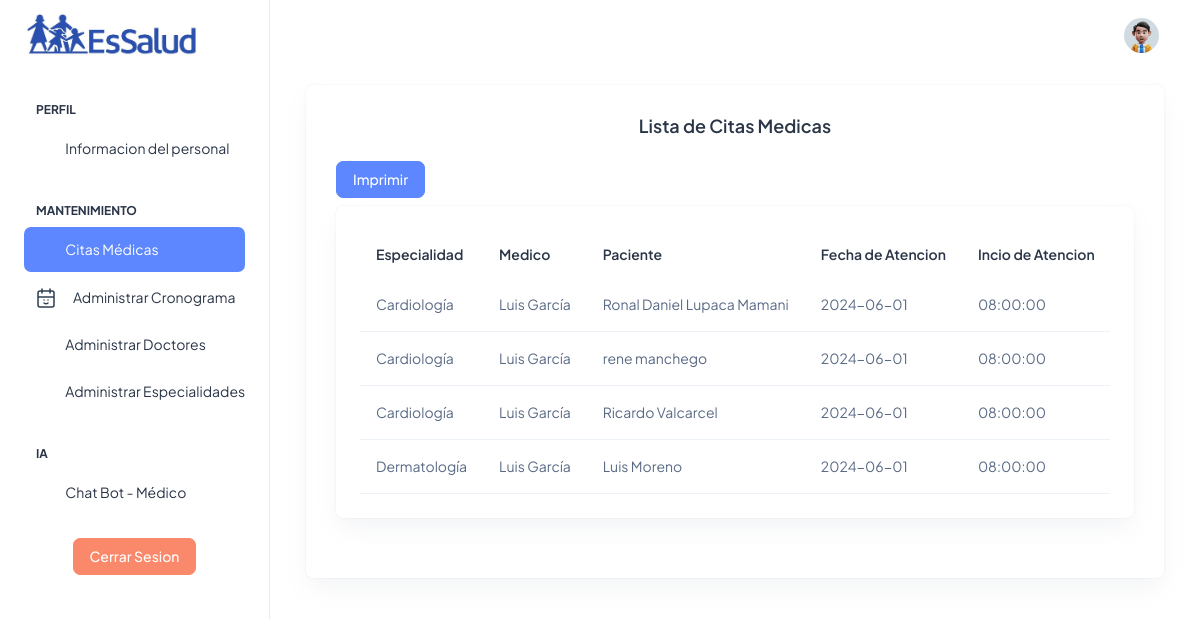
Page /citasmedicas/Views/PersonalMedico/administrarcitas.php (signed in) on the committed database.
### tables this page shows
CREATE TABLE IF NOT EXISTS `citas` (
  `ID` int(11) NOT NULL AUTO_INCREMENT,
  `EspecialidadID` int(11) NOT NULL,
  `MedicoID` int(11) NOT NULL,
  `PacienteID` int(11) NOT NULL,
  `FechaAtencion` date NOT NULL,
  `InicioAtencion` time NOT NULL,
  `Estado` varchar(255) DEFAULT 'Programada',
  `Observaciones` varchar(500) DEFAULT NULL,
  `Activo` tinyint(1) NOT NULL DEFAULT 1,
  `FechaRegistro` datetime DEFAULT current_timestamp(),
  `FechaModificacion` datetime DEFAULT current_timestamp() ON UPDATE current_timestamp(),
  `UsuarioRegistro` varchar(255) DEFAULT NULL,
  `UsuarioModificacion` varchar(255) DEFAULT NULL,
  PRIMARY KEY (`ID`),
  KEY `FK_Citas_Especialidades` (`EspecialidadID`),
  KEY `FK_Citas_Medicos` (`MedicoID`),
  KEY `FK_Citas_Pacientes` (`PacienteID`),
  CONSTRAINT `FK_Citas_Especialidades` FOREIGN KEY (`EspecialidadID`) REFERENCES `especialidades` (`ID`),
  CONSTRAINT `FK_Citas_Medicos` FOREIGN KEY (`MedicoID`) REFERENCES `medicos` (`ID`),
  CONSTRAINT `FK_Citas_Pacientes` FOREIGN KEY (`PacienteID`) REFERENCES `pacientes` (`ID`)
);

CREATE TABLE IF NOT EXISTS `especialidades` (
  `ID` int(11) NOT NULL AUTO_INCREMENT,
  `Nombre` varchar(255) NOT NULL,
  `Descripcion` varchar(500) DEFAULT NULL,
  `Activo` tinyint(1) NOT NULL DEFAULT 1,
  PRIMARY KEY (`ID`)
);

CREATE TABLE IF NOT EXISTS `medicos` (
  `ID` int(11) NOT NULL AUTO_INCREMENT,
  `Nombres` varchar(255) NOT NULL,
  `Apellidos` varchar(255) NOT NULL,
  `DNI` varchar(15) NOT NULL,
  `Direccion` varchar(500) DEFAULT NULL,
  `Correo` varchar(255) DEFAULT NULL,
  `Telefono` varchar(15) DEFAULT NULL,
  `Sexo` char(1) DEFAULT NULL,
  `NumColegiatura` varchar(255) DEFAULT NULL,
  `FechaNacimiento` date DEFAULT NULL,
  `Activo` tinyint(1) NOT NULL DEFAULT 1,
  PRIMARY KEY (`ID`)
);

CREATE TABLE IF NOT EXISTS `pacientes` (
  `ID` int(11) NOT NULL AUTO_INCREMENT,
  `Nombres` varchar(255) NOT NULL,
  `Apellidos` varchar(255) NOT NULL,
  `DNI` varchar(15) NOT NULL,
  `Direccion` varchar(500) DEFAULT NULL,
  `Telefono` varchar(15) DEFAULT NULL,
  `Sexo` char(1) DEFAULT NULL,
  `FechaNacimiento` date DEFAULT NULL,
  `Activo` tinyint(1) NOT NULL DEFAULT 1,
  PRIMARY KEY (`ID`)
);

### citasmedicas/conexion.php (called while the page is built, shortened)
<?php
function conectarse() {
    $link = new mysqli("localhost", "root", "", "essaludbd1");
    return $link;
}
?>

### citasmedicas/Controller/CitasController.php (called while the page is built, shortened)
<?php
include_once __DIR__ . '/../Model/CitasModel.php';
class CitaController {
    private $citasModel;
    public function __construct()
    {
        $this->citasModel = new CitasModel();
    }
    public function ListarCitasMedicas(){
        return $this->citasModel->ListarCitasMedicas();
    }
}
?>

### citasmedicas/Model/CitasModel.php (called while the page is built, shortened)
<?php
include_once __DIR__ . '../../conexion.php';
class CitasModel {
    private $conn;
    public function __construct() {
        $this->conn = conectarse();
    }
    public function ListarCitasMedicas() {
        $query = "SELECT citas.ID, especialidades.Nombre AS NombreEspecialidad,
                         medicos.Nombres AS MedicoNombre, medicos.Apellidos AS MedicoApellido,
                         pacientes.Nombres AS NombrePaciente, pacientes.Apellidos AS ApellidoPaciente,
                         citas.FechaAtencion, citas.InicioAtencion, citas.Estado, citas.Activo
                  FROM citas
                  INNER JOIN especialidades ON especialidades.ID = citas.EspecialidadID
                  INNER JOIN medicos ON medicos.ID = citas.MedicoID
                  INNER JOIN pacientes ON pacientes.ID = citas.PacienteID
                  WHERE citas.Estado = 'Programada' AND citas.Activo = 1";
        $result = $this->conn->query($query);
        if ($result) {
            return $result;
        } else {
            return null;
        }
    }
}
?>

### citasmedicas/Views/PersonalMedico/administrarcitas.php (the view, shortened to what this page needs)
<?php
  include_once '../../conexion.php';
  include_once '../../Controller/CitasController.php';
  $controller = new CitaController();
  $citas = $controller->ListarCitasMedicas();
?>
<!DOCTYPE html>
<html lang="en">
<head>
  <link rel="stylesheet" href="../../assets/css/styles.min.css" />
</head>
<body>
  <div class="page-wrapper" id="main-wrapper" data-layout="vertical" data-navbarbg="skin6" data-sidebartype="full"
    data-sidebar-position="fixed" data-header-position="fixed">
    <aside class="left-sidebar">
      <div>
        <div class="brand-logo d-flex align-items-center justify-content-between">
          <a href="indexPersonal.php" class="text-nowrap logo-img">
            <img src="../../assets/images/logos/essalud_logo.jpg" width="180" alt="" />
          </a>
        </div>
        <nav class="sidebar-nav scroll-sidebar" data-simplebar="">
          <ul id="sidebarnav">
            <li class="nav-small-cap">
              <span class="hide-menu">Perfil</span>
            </li>
            <li class="sidebar-item">
              <a class="sidebar-link" href="indexPersonal.php" aria-expanded="false">
                <span>
                  <i class="ti ti-article"></i>
                </span>
                <span class="hide-menu">Informacion del personal</span>
              </a>
            </li>
            <li class="nav-small-cap">
              <span class="hide-menu">Mantenimiento</span>
            </li>
            <li class="sidebar-item">
              <a class="sidebar-link" href="administrarcitas.php" aria-expanded="false">
                <span>
                  <i class="ti ti-article"></i>
                </span>
                <span class="hide-menu">Citas Médicas</span>
              </a>
            </li>
            <li class="sidebar-item">
              <a class="sidebar-link" href="cronogramaPersonal.php" aria-expanded="false">
              <span>
                  <i></i>
                </span>
                <span class="hide-menu">Administrar Cronograma</span>
              </a>
            </li>
            <li class="sidebar-item">
              <a class="sidebar-link" href="administrardoctor.php" aria-expanded="false">
                <span>
                  <i class="ti ti-cards"></i>
                </span>
                <span class="hide-menu">Administrar Doctores</span>
              </a>
            </li>
            <li class="sidebar-item">
              <a class="sidebar-link" href="administrarespecialidad.php" aria-expanded="false">
                <span>
                  <i class="ti ti-file-description"></i>
                </span>
                <span class="hide-menu">Administrar Especialidades</span>
              </a>
            </li>
            <li class="nav-small-cap">
              <span class="hide-menu">IA</span>
            </li>
            <li class="sidebar-item">
              <a class="sidebar-link" href="chatbot.php" aria-expanded="false">
                <span>
                  <i class="ti ti-login"></i>
                </span>
                <span class="hide-menu">Chat Bot - Médico</span>
              </a>
            </li>
            <br/>
            <center>
            <li class="sidebar-item">
              <a class="btn btn-danger" href="../../index.php" aria-expanded="false">
                <span class="hide-menu">Cerrar Sesion</span>
              </a>
            </li>
            </center>
          </ul>
        </nav>
      </div>
    </aside>
    <div class="body-wrapper">
      <header class="app-header">
        <nav class="navbar navbar-expand-lg navbar-light">
          <div class="navbar-collapse justify-content-end px-0" id="navbarNav">
            <ul class="navbar-nav flex-row ms-auto align-items-center justify-content-end">
              <li class="nav-item dropdown">
                <a class="nav-link nav-icon-hover" href="javascript:void(0)" id="drop2" data-bs-toggle="dropdown"
                  aria-expanded="false">
                  <img src="../../assets/images/profile/user-1.jpg" alt="" width="35" height="35" class="rounded-circle">
                </a>
              </li>
            </ul>
          </div>
        </nav>
      </header>
      <div class="container-fluid">
        <div class="container-fluid">
          <div class="card">
            <div class="card-body">
              <center>
              <h5 class="card-title fw-semibold mb-4">Lista de Citas Medicas</h5>
              </center>
              <div class="text-right mb-2">
                <a href="../../assets/fpdf/PruebaV.php" target="_blank" class="btn btn-primary"><i class="fas fa-file-pdf"></i>Imprimir</a>
              </div>
              <div class="col-lg-12 d-flex align-items-stretch">
                    <div class="card w-100">
                    <div class="card-body p-4">
                        <div class="table-responsive">
                        <table class="table text-nowrap mb-0 align-middle">
                            <thead class="text-dark fs-4">
                            <tr>
                                <th class="border-bottom-0">
                                <h6 class="fw-semibold mb-0">Especialidad</h6>
                                </th>
                                <th class="border-bottom-0">
                                <h6 class="fw-semibold mb-0">Medico</h6>
                                </th>
                                <th class="border-bottom-0">
                                <h6 class="fw-semibold mb-0">Paciente</h6>
                                </th>
                                <th class="border-bottom-0">
                                <h6 class="fw-semibold mb-0">Fecha de Atencion</h6>
                                </th>
                                <th class="border-bottom-0">
                                <h6 class="fw-semibold mb-0">Incio de Atencion</h6>
                                </th>
                            </tr>
                            </thead>
                            <tbody>
                            <tr>
                            <?php
                              if ($citas) {
                                  while ($cita = $citas->fetch_assoc()) {
                                      echo "<tr>";
                                      echo "<td>" . htmlspecialchars($cita['NombreEspecialidad']) . "</td>";
                                      echo "<td>" . htmlspecialchars($cita['MedicoNombre'] . ' ' . $cita['MedicoApellido']) . "</td>";
                                      echo "<td>" . htmlspecialchars($cita['NombrePaciente'] . ' ' . $cita['ApellidoPaciente']) . "</td>";
                                      echo "<td>" . htmlspecialchars($cita['FechaAtencion']) . "</td>";
                                      echo "<td>" . htmlspecialchars($cita['InicioAtencion']) . "</td>";
                                      echo "</tr>";
                                  }
                              } else {
                                  echo "<tr><td colspan='8'>No hay citas médicas registradas.</td></tr>";
                              }
                              ?>
                            </tr>
                            </tbody>
                        </table>
                        </div>
                    </div>
                    </div>
                </div>
              </div>
            </div>
          </div>
        </div>
      </div>
    </div>
</body>
</html>

### rows in the picture
citas: EspecialidadID.Nombre "Cardiología", MedicoID.Apellidos "Luis García", PacienteID.Apellidos "Ronal Daniel Lupaca Mamani", FechaAtencion "2024-06-01", InicioAtencion "08:00:00"
citas: EspecialidadID.Nombre "Cardiología", MedicoID.Apellidos "Luis García", PacienteID.Apellidos "rene manchego", FechaAtencion "2024-06-01", InicioAtencion "08:00:00"
citas: EspecialidadID.Nombre "Cardiología", MedicoID.Apellidos "Luis García", PacienteID.Apellidos "Ricardo Valcarcel", FechaAtencion "2024-06-01", InicioAtencion "08:00:00"
citas: EspecialidadID.Nombre "Dermatología", MedicoID.Apellidos "Luis García", PacienteID.Apellidos "Luis Moreno", FechaAtencion "2024-06-01", InicioAtencion "08:00:00"
